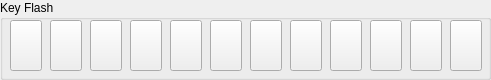
   <widget class="QGroupBox" name="groupBox_3">
    <property name="geometry">
     <rect>
      <x>10</x>
      <y>510</y>
      <width>491</width>
      <height>80</height>
     </rect>
    </property>
    <property name="title">
     <string>Key Flash</string>
    </property>
    <widget class="QPushButton" name="pushButton_flash_1">
     <property name="geometry">
      <rect>
       <x>10</x>
       <y>20</y>
       <width>32</width>
       <height>51</height>
      </rect>
     </property>
     <property name="text">
      <string/>
     </property>
     <property name="icon">
      <iconset>
       <normaloff>resources/lightning.png</normaloff>resources/lightning.png</iconset>
     </property>
    </widget>
    <widget class="QPushButton" name="pushButton_flash_2">
     <property name="geometry">
      <rect>
       <x>50</x>
       <y>20</y>
       <width>32</width>
       <height>51</height>
      </rect>
     </property>
     <property name="text">
      <string/>
     </property>
     <property name="icon">
      <iconset>
       <normaloff>resources/lightning.png</normaloff>resources/lightning.png</iconset>
     </property>
    </widget>
    <widget class="QPushButton" name="pushButton_flash_3">
     <property name="geometry">
      <rect>
       <x>90</x>
       <y>20</y>
       <width>32</width>
       <height>51</height>
      </rect>
     </property>
     <property name="text">
      <string/>
     </property>
     <property name="icon">
      <iconset>
       <normaloff>resources/lightning.png</normaloff>resources/lightning.png</iconset>
     </property>
    </widget>
    <widget class="QPushButton" name="pushButton_flash_4">
     <property name="geometry">
      <rect>
       <x>130</x>
       <y>20</y>
       <width>32</width>
       <height>51</height>
      </rect>
     </property>
     <property name="text">
      <string/>
     </property>
     <property name="icon">
      <iconset>
       <normaloff>resources/lightning.png</normaloff>resources/lightning.png</iconset>
     </property>
    </widget>
    <widget class="QPushButton" name="pushButton_flash_5">
     <property name="geometry">
      <rect>
       <x>170</x>
       <y>20</y>
       <width>32</width>
       <height>51</height>
      </rect>
     </property>
     <property name="text">
      <string/>
     </property>
     <property name="icon">
      <iconset>
       <normaloff>resources/lightning.png</normaloff>resources/lightning.png</iconset>
     </property>
    </widget>
    <widget class="QPushButton" name="pushButton_flash_6">
     <property name="geometry">
      <rect>
       <x>210</x>
       <y>20</y>
       <width>32</width>
       <height>51</height>
      </rect>
     </property>
     <property name="text">
      <string/>
     </property>
     <property name="icon">
      <iconset>
       <normaloff>resources/lightning.png</normaloff>resources/lightning.png</iconset>
     </property>
    </widget>
    <widget class="QPushButton" name="pushButton_flash_7">
     <property name="geometry">
      <rect>
       <x>250</x>
       <y>20</y>
       <width>32</width>
       <height>51</height>
      </rect>
     </property>
     <property name="text">
      <string/>
     </property>
     <property name="icon">
      <iconset>
       <normaloff>resources/lightning.png</normaloff>resources/lightning.png</iconset>
     </property>
    </widget>
    <widget class="QPushButton" name="pushButton_flash_8">
     <property name="geometry">
      <rect>
       <x>290</x>
       <y>20</y>
       <width>32</width>
       <height>51</height>
      </rect>
     </property>
     <property name="text">
      <string/>
     </property>
     <property name="icon">
      <iconset>
       <normaloff>resources/lightning.png</normaloff>resources/lightning.png</iconset>
     </property>
    </widget>
    <widget class="QPushButton" name="pushButton_flash_9">
     <property name="geometry">
      <rect>
       <x>330</x>
       <y>20</y>
       <width>32</width>
       <height>51</height>
      </rect>
     </property>
     <property name="text">
      <string/>
     </property>
     <property name="icon">
      <iconset>
       <normaloff>resources/lightning.png</normaloff>resources/lightning.png</iconset>
     </property>
    </widget>
    <widget class="QPushButton" name="pushButton_flash_10">
     <property name="geometry">
      <rect>
       <x>370</x>
       <y>20</y>
       <width>32</width>
       <height>51</height>
      </rect>
     </property>
     <property name="text">
      <string/>
     </property>
     <property name="icon">
      <iconset>
       <normaloff>resources/lightning.png</normaloff>resources/lightning.png</iconset>
     </property>
    </widget>
    <widget class="QPushButton" name="pushButton_flash_11">
     <property name="geometry">
      <rect>
       <x>410</x>
       <y>20</y>
       <width>32</width>
       <height>51</height>
      </rect>
     </property>
     <property name="text">
      <string/>
     </property>
     <property name="icon">
      <iconset>
       <normaloff>resources/lightning.png</normaloff>resources/lightning.png</iconset>
     </property>
    </widget>
    <widget class="QPushButton" name="pushButton_flash_12">
     <property name="geometry">
      <rect>
       <x>450</x>
       <y>20</y>
       <width>32</width>
       <height>51</height>
      </rect>
     </property>
     <property name="text">
      <string/>
     </property>
     <property name="icon">
      <iconset>
       <normaloff>resources/lightning.png</normaloff>resources/lightning.png</iconset>
     </property>
    </widget>
   </widget>
